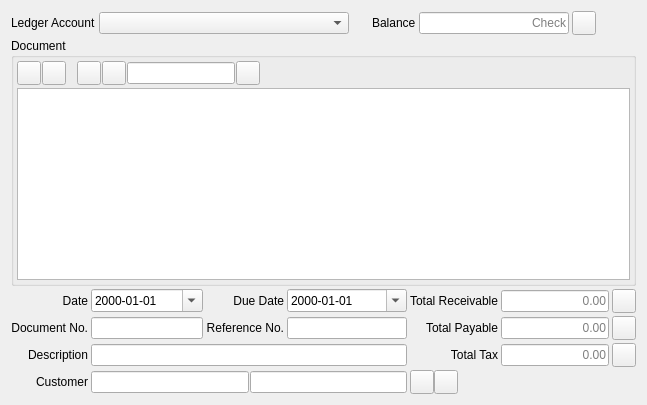
         <widget class="QWidget" name="layoutWidget">
          <layout class="QGridLayout" name="gridLayout_10">
           <property name="spacing">
            <number>3</number>
           </property>
           <item row="0" column="0">
            <layout class="QHBoxLayout" name="horizontalLayout_8">
             <item>
              <widget class="QLabel" name="lblLedgerAccount">
               <property name="text">
                <string>Ledger Account</string>
               </property>
              </widget>
             </item>
             <item>
              <widget class="QComboBox" name="cbLedgerAccount">
               <property name="minimumSize">
                <size>
                 <width>250</width>
                 <height>0</height>
                </size>
               </property>
              </widget>
             </item>
             <item>
              <spacer name="horizontalSpacer_13">
               <property name="orientation">
                <enum>Qt::Horizontal</enum>
               </property>
               <property name="sizeType">
                <enum>QSizePolicy::Fixed</enum>
               </property>
               <property name="sizeHint" stdset="0">
                <size>
                 <width>20</width>
                 <height>20</height>
                </size>
               </property>
              </spacer>
             </item>
             <item>
              <widget class="QLabel" name="lblBalance">
               <property name="text">
                <string>Balance</string>
               </property>
              </widget>
             </item>
             <item>
              <widget class="QLineEdit" name="leBalance">
               <property name="minimumSize">
                <size>
                 <width>150</width>
                 <height>0</height>
                </size>
               </property>
               <property name="maximumSize">
                <size>
                 <width>150</width>
                 <height>16777215</height>
                </size>
               </property>
               <property name="alignment">
                <set>Qt::AlignRight|Qt::AlignTrailing|Qt::AlignVCenter</set>
               </property>
               <property name="readOnly">
                <bool>true</bool>
               </property>
               <property name="placeholderText">
                <string>Check</string>
               </property>
              </widget>
             </item>
             <item>
              <widget class="QToolButton" name="pbCheckBalance">
               <property name="minimumSize">
                <size>
                 <width>24</width>
                 <height>24</height>
                </size>
               </property>
               <property name="maximumSize">
                <size>
                 <width>24</width>
                 <height>24</height>
                </size>
               </property>
               <property name="statusTip">
                <string>Check Bank Balance</string>
               </property>
               <property name="text">
                <string/>
               </property>
               <property name="icon">
                <iconset resource="../../../db/src/gui/db.qrc">
                 <normaloff>:/images/icons/sum.png</normaloff>:/images/icons/sum.png</iconset>
               </property>
              </widget>
             </item>
             <item>
              <spacer name="horizontalSpacer_8">
               <property name="orientation">
                <enum>Qt::Horizontal</enum>
               </property>
               <property name="sizeHint" stdset="0">
                <size>
                 <width>40</width>
                 <height>20</height>
                </size>
               </property>
              </spacer>
             </item>
            </layout>
           </item>
           <item row="1" column="0">
            <widget class="QGroupBox" name="gbDocument">
             <property name="sizePolicy">
              <sizepolicy hsizetype="Preferred" vsizetype="Expanding">
               <horstretch>0</horstretch>
               <verstretch>2</verstretch>
              </sizepolicy>
             </property>
             <property name="title">
              <string>Document</string>
             </property>
             <layout class="QGridLayout" name="gridLayout">
              <property name="leftMargin">
               <number>3</number>
              </property>
              <property name="topMargin">
               <number>3</number>
              </property>
              <property name="rightMargin">
               <number>3</number>
              </property>
              <property name="bottomMargin">
               <number>3</number>
              </property>
              <property name="spacing">
               <number>3</number>
              </property>
              <item row="0" column="0">
               <layout class="QHBoxLayout" name="hlAdd">
                <property name="spacing">
                 <number>1</number>
                </property>
                <item>
                 <widget class="QToolButton" name="pbAddDoc">
                  <property name="minimumSize">
                   <size>
                    <width>24</width>
                    <height>24</height>
                   </size>
                  </property>
                  <property name="maximumSize">
                   <size>
                    <width>24</width>
                    <height>24</height>
                   </size>
                  </property>
                  <property name="toolTip">
                   <string>Add item</string>
                  </property>
                  <property name="text">
                   <string/>
                  </property>
                  <property name="icon">
                   <iconset resource="../../../db/src/gui/db.qrc">
                    <normaloff>:/images/icons/add.png</normaloff>:/images/icons/add.png</iconset>
                  </property>
                  <property name="iconSize">
                   <size>
                    <width>16</width>
                    <height>16</height>
                   </size>
                  </property>
                 </widget>
                </item>
                <item>
                 <widget class="QToolButton" name="pbDeleteDoc">
                  <property name="minimumSize">
                   <size>
                    <width>24</width>
                    <height>24</height>
                   </size>
                  </property>
                  <property name="maximumSize">
                   <size>
                    <width>24</width>
                    <height>24</height>
                   </size>
                  </property>
                  <property name="toolTip">
                   <string>Delete item</string>
                  </property>
                  <property name="text">
                   <string/>
                  </property>
                  <property name="icon">
                   <iconset resource="../../../db/src/gui/db.qrc">
                    <normaloff>:/images/icons/delete.png</normaloff>:/images/icons/delete.png</iconset>
                  </property>
                  <property name="iconSize">
                   <size>
                    <width>16</width>
                    <height>16</height>
                   </size>
                  </property>
                 </widget>
                </item>
                <item>
                 <spacer name="horizontalSpacer_10">
                  <property name="orientation">
                   <enum>Qt::Horizontal</enum>
                  </property>
                  <property name="sizeType">
                   <enum>QSizePolicy::Fixed</enum>
                  </property>
                  <property name="sizeHint" stdset="0">
                   <size>
                    <width>10</width>
                    <height>20</height>
                   </size>
                  </property>
                 </spacer>
                </item>
                <item>
                 <widget class="QToolButton" name="pbSave">
                  <property name="minimumSize">
                   <size>
                    <width>24</width>
                    <height>24</height>
                   </size>
                  </property>
                  <property name="maximumSize">
                   <size>
                    <width>24</width>
                    <height>24</height>
                   </size>
                  </property>
                  <property name="toolTip">
                   <string>Save current changes</string>
                  </property>
                  <property name="text">
                   <string/>
                  </property>
                  <property name="icon">
                   <iconset resource="../../../db/src/gui/db.qrc">
                    <normaloff>:/images/icons/database_save.png</normaloff>:/images/icons/database_save.png</iconset>
                  </property>
                 </widget>
                </item>
                <item>
                 <widget class="QToolButton" name="pbRevert">
                  <property name="minimumSize">
                   <size>
                    <width>24</width>
                    <height>24</height>
                   </size>
                  </property>
                  <property name="maximumSize">
                   <size>
                    <width>24</width>
                    <height>24</height>
                   </size>
                  </property>
                  <property name="toolTip">
                   <string>Reverse changes</string>
                  </property>
                  <property name="text">
                   <string/>
                  </property>
                  <property name="icon">
                   <iconset resource="../../../db/src/gui/db.qrc">
                    <normaloff>:/images/icons/arrow_undo.png</normaloff>:/images/icons/arrow_undo.png</iconset>
                  </property>
                 </widget>
                </item>
                <item>
                 <widget class="QLineEdit" name="leFind">
                  <property name="sizePolicy">
                   <sizepolicy hsizetype="Preferred" vsizetype="Fixed">
                    <horstretch>0</horstretch>
                    <verstretch>0</verstretch>
                   </sizepolicy>
                  </property>
                 </widget>
                </item>
                <item>
                 <widget class="QToolButton" name="pbFind">
                  <property name="minimumSize">
                   <size>
                    <width>24</width>
                    <height>24</height>
                   </size>
                  </property>
                  <property name="maximumSize">
                   <size>
                    <width>24</width>
                    <height>24</height>
                   </size>
                  </property>
                  <property name="toolTip">
                   <string>Find (next)</string>
                  </property>
                  <property name="text">
                   <string/>
                  </property>
                  <property name="icon">
                   <iconset resource="../../../db/src/gui/db.qrc">
                    <normaloff>:/images/icons/find.png</normaloff>:/images/icons/find.png</iconset>
                  </property>
                 </widget>
                </item>
                <item>
                 <spacer name="horizontalSpacer_2">
                  <property name="orientation">
                   <enum>Qt::Horizontal</enum>
                  </property>
                  <property name="sizeHint" stdset="0">
                   <size>
                    <width>40</width>
                    <height>20</height>
                   </size>
                  </property>
                 </spacer>
                </item>
               </layout>
              </item>
              <item row="1" column="0">
               <widget class="QTableView" name="tvDocument">
                <property name="sizePolicy">
                 <sizepolicy hsizetype="Expanding" vsizetype="Expanding">
                  <horstretch>0</horstretch>
                  <verstretch>2</verstretch>
                 </sizepolicy>
                </property>
                <property name="sizeIncrement">
                 <size>
                  <width>1</width>
                  <height>1</height>
                 </size>
                </property>
               </widget>
              </item>
             </layout>
            </widget>
           </item>
           <item row="2" column="0">
            <layout class="QGridLayout" name="gridLayout_2">
             <property name="spacing">
              <number>3</number>
             </property>
             <item row="0" column="0">
              <widget class="QLabel" name="lblDate">
               <property name="text">
                <string>Date</string>
               </property>
               <property name="alignment">
                <set>Qt::AlignRight|Qt::AlignTrailing|Qt::AlignVCenter</set>
               </property>
              </widget>
             </item>
             <item row="0" column="2">
              <widget class="QLabel" name="lblDueDate">
               <property name="text">
                <string>Due Date</string>
               </property>
               <property name="alignment">
                <set>Qt::AlignRight|Qt::AlignTrailing|Qt::AlignVCenter</set>
               </property>
              </widget>
             </item>
             <item row="0" column="4">
              <widget class="QLabel" name="lblTotalRec">
               <property name="text">
                <string>Total Receivable</string>
               </property>
               <property name="alignment">
                <set>Qt::AlignRight|Qt::AlignTrailing|Qt::AlignVCenter</set>
               </property>
              </widget>
             </item>
             <item row="0" column="5">
              <layout class="QHBoxLayout" name="horizontalLayout_5">
               <property name="spacing">
                <number>3</number>
               </property>
               <item>
                <widget class="QLineEdit" name="leTotalRec">
                 <property name="text">
                  <string/>
                 </property>
                 <property name="alignment">
                  <set>Qt::AlignRight|Qt::AlignTrailing|Qt::AlignVCenter</set>
                 </property>
                 <property name="placeholderText">
                  <string>0.00</string>
                 </property>
                </widget>
               </item>
               <item>
                <widget class="QToolButton" name="pbTotalReceivable">
                 <property name="minimumSize">
                  <size>
                   <width>24</width>
                   <height>24</height>
                  </size>
                 </property>
                 <property name="maximumSize">
                  <size>
                   <width>24</width>
                   <height>24</height>
                  </size>
                 </property>
                 <property name="toolTip">
                  <string>Set total receipt</string>
                 </property>
                 <property name="statusTip">
                  <string/>
                 </property>
                 <property name="text">
                  <string/>
                 </property>
                 <property name="icon">
                  <iconset resource="../../../db/src/gui/db.qrc">
                   <normaloff>:/images/icons/sum.png</normaloff>:/images/icons/sum.png</iconset>
                 </property>
                </widget>
               </item>
              </layout>
             </item>
             <item row="1" column="0">
              <widget class="QLabel" name="lblDocumentNo">
               <property name="text">
                <string>Document No.</string>
               </property>
               <property name="alignment">
                <set>Qt::AlignRight|Qt::AlignTrailing|Qt::AlignVCenter</set>
               </property>
              </widget>
             </item>
             <item row="1" column="2">
              <widget class="QLabel" name="lblReferenceNo">
               <property name="text">
                <string>Reference No.</string>
               </property>
               <property name="alignment">
                <set>Qt::AlignRight|Qt::AlignTrailing|Qt::AlignVCenter</set>
               </property>
              </widget>
             </item>
             <item row="1" column="3">
              <widget class="QLineEdit" name="leReferenceNo">
               <property name="sizePolicy">
                <sizepolicy hsizetype="Expanding" vsizetype="Fixed">
                 <horstretch>0</horstretch>
                 <verstretch>0</verstretch>
                </sizepolicy>
               </property>
               <property name="minimumSize">
                <size>
                 <width>120</width>
                 <height>0</height>
                </size>
               </property>
              </widget>
             </item>
             <item row="1" column="4">
              <widget class="QLabel" name="lblTotalPay">
               <property name="text">
                <string>Total Payable</string>
               </property>
               <property name="alignment">
                <set>Qt::AlignRight|Qt::AlignTrailing|Qt::AlignVCenter</set>
               </property>
              </widget>
             </item>
             <item row="1" column="5">
              <layout class="QHBoxLayout" name="horizontalLayout_6">
               <property name="spacing">
                <number>3</number>
               </property>
               <item>
                <widget class="QLineEdit" name="leTotalPay">
                 <property name="text">
                  <string/>
                 </property>
                 <property name="alignment">
                  <set>Qt::AlignRight|Qt::AlignTrailing|Qt::AlignVCenter</set>
                 </property>
                 <property name="placeholderText">
                  <string>0.00</string>
                 </property>
                </widget>
               </item>
               <item>
                <widget class="QToolButton" name="pbTotalPayable">
                 <property name="minimumSize">
                  <size>
                   <width>24</width>
                   <height>24</height>
                  </size>
                 </property>
                 <property name="maximumSize">
                  <size>
                   <width>24</width>
                   <height>24</height>
                  </size>
                 </property>
                 <property name="toolTip">
                  <string>Set total payable</string>
                 </property>
                 <property name="statusTip">
                  <string/>
                 </property>
                 <property name="text">
                  <string/>
                 </property>
                 <property name="icon">
                  <iconset resource="../../../db/src/gui/db.qrc">
                   <normaloff>:/images/icons/sum.png</normaloff>:/images/icons/sum.png</iconset>
                 </property>
                </widget>
               </item>
              </layout>
             </item>
             <item row="2" column="0">
              <widget class="QLabel" name="lblDescription">
               <property name="text">
                <string>Description</string>
               </property>
               <property name="alignment">
                <set>Qt::AlignRight|Qt::AlignTrailing|Qt::AlignVCenter</set>
               </property>
              </widget>
             </item>
             <item row="2" column="1" colspan="3">
              <widget class="QLineEdit" name="leDescription"/>
             </item>
             <item row="2" column="4">
              <widget class="QLabel" name="lblTotalTax">
               <property name="text">
                <string>Total Tax</string>
               </property>
               <property name="alignment">
                <set>Qt::AlignRight|Qt::AlignTrailing|Qt::AlignVCenter</set>
               </property>
              </widget>
             </item>
             <item row="2" column="5">
              <layout class="QHBoxLayout" name="horizontalLayout_10">
               <property name="spacing">
                <number>3</number>
               </property>
               <item>
                <widget class="QLineEdit" name="leTotalTax">
                 <property name="inputMask">
                  <string/>
                 </property>
                 <property name="text">
                  <string/>
                 </property>
                 <property name="alignment">
                  <set>Qt::AlignRight|Qt::AlignTrailing|Qt::AlignVCenter</set>
                 </property>
                 <property name="placeholderText">
                  <string>0.00</string>
                 </property>
                </widget>
               </item>
               <item>
                <widget class="QToolButton" name="pbTotalTax">
                 <property name="minimumSize">
                  <size>
                   <width>24</width>
                   <height>24</height>
                  </size>
                 </property>
                 <property name="maximumSize">
                  <size>
                   <width>24</width>
                   <height>24</height>
                  </size>
                 </property>
                 <property name="toolTip">
                  <string>Set total tax</string>
                 </property>
                 <property name="text">
                  <string/>
                 </property>
                 <property name="icon">
                  <iconset resource="../../../db/src/gui/db.qrc">
                   <normaloff>:/images/icons/sum.png</normaloff>:/images/icons/sum.png</iconset>
                 </property>
                </widget>
               </item>
              </layout>
             </item>
             <item row="3" column="0">
              <widget class="QLabel" name="lblCustomer">
               <property name="text">
                <string>Customer</string>
               </property>
               <property name="alignment">
                <set>Qt::AlignRight|Qt::AlignTrailing|Qt::AlignVCenter</set>
               </property>
              </widget>
             </item>
             <item row="3" column="1" colspan="3">
              <layout class="QHBoxLayout" name="horizontalLayout">
               <property name="spacing">
                <number>1</number>
               </property>
               <item>
                <widget class="RB_IdxLineEdit" name="ileCustomer"/>
               </item>
               <item>
                <widget class="RB_IdxLineEdit" name="ileSupplier"/>
               </item>
              </layout>
             </item>
             <item row="3" column="5">
              <spacer name="horizontalSpacer_7">
               <property name="orientation">
                <enum>Qt::Horizontal</enum>
               </property>
               <property name="sizeHint" stdset="0">
                <size>
                 <width>40</width>
                 <height>20</height>
                </size>
               </property>
              </spacer>
             </item>
             <item row="3" column="4">
              <layout class="QHBoxLayout" name="horizontalLayout_7">
               <property name="spacing">
                <number>0</number>
               </property>
               <item>
                <widget class="QToolButton" name="pbReprintInvoice">
                 <property name="minimumSize">
                  <size>
                   <width>24</width>
                   <height>24</height>
                  </size>
                 </property>
                 <property name="maximumSize">
                  <size>
                   <width>24</width>
                   <height>24</height>
                  </size>
                 </property>
                 <property name="toolTip">
                  <string>Reprint invoice</string>
                 </property>
                 <property name="text">
                  <string/>
                 </property>
                 <property name="icon">
                  <iconset resource="../../../db/src/gui/db.qrc">
                   <normaloff>:/images/icons/money.png</normaloff>:/images/icons/money.png</iconset>
                 </property>
                </widget>
               </item>
               <item>
                <widget class="QToolButton" name="pbReprintPurchaseOrder">
                 <property name="minimumSize">
                  <size>
                   <width>24</width>
                   <height>24</height>
                  </size>
                 </property>
                 <property name="maximumSize">
                  <size>
                   <width>24</width>
                   <height>24</height>
                  </size>
                 </property>
                 <property name="toolTip">
                  <string>Reprint purchase order</string>
                 </property>
                 <property name="text">
                  <string/>
                 </property>
                 <property name="icon">
                  <iconset resource="../../../db/src/gui/db.qrc">
                   <normaloff>:/images/icons/bricks_back.png</normaloff>:/images/icons/bricks_back.png</iconset>
                 </property>
                </widget>
               </item>
               <item>
                <spacer name="horizontalSpacer_5">
                 <property name="orientation">
                  <enum>Qt::Horizontal</enum>
                 </property>
                 <property name="sizeType">
                  <enum>QSizePolicy::Preferred</enum>
                 </property>
                 <property name="sizeHint" stdset="0">
                  <size>
                   <width>40</width>
                   <height>20</height>
                  </size>
                 </property>
                </spacer>
               </item>
              </layout>
             </item>
             <item row="1" column="1">
              <widget class="QLineEdit" name="leDocumentNo"/>
             </item>
             <item row="0" column="1">
              <widget class="QDateEdit" name="deDate">
               <property name="displayFormat">
                <string>yyyy-MM-dd</string>
               </property>
               <property name="calendarPopup">
                <bool>true</bool>
               </property>
              </widget>
             </item>
             <item row="0" column="3">
              <widget class="QDateEdit" name="deDueDate">
               <property name="displayFormat">
                <string>yyyy-MM-dd</string>
               </property>
               <property name="calendarPopup">
                <bool>true</bool>
               </property>
              </widget>
             </item>
            </layout>
           </item>
          </layout>
         </widget>
